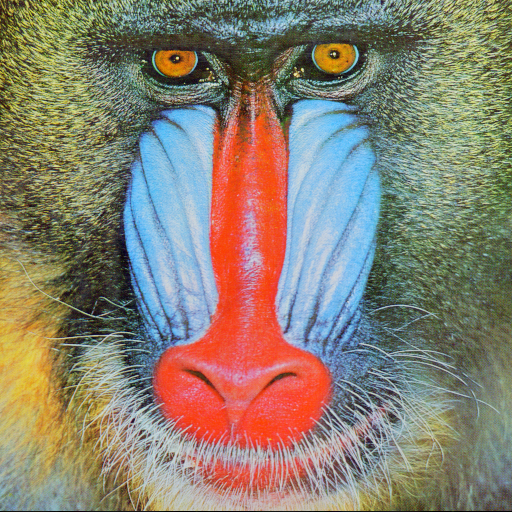
#> input picture pattern-recognition-umarani/Assignment-5/baboon.png, 512 x 512 px
$ jupyter execute A5-Q1.ipynb
#> lines starting #> are read from the running program, lines starting #| are printed output that depends on the picture; long printed decimals are rounded
[cell 1]
# importing libraries
import cv2
import matplotlib.pyplot as plt
import numpy as np

[cell 2]
# reading baboon.png image
img = cv2.imread('baboon.png')
#> img is the input picture: shape (512, 512, 3); mean B, G, R 113.1, 128.9, 137.4
# converting to grayscale
img = cv2.cvtColor(img, cv2.COLOR_BGR2GRAY)
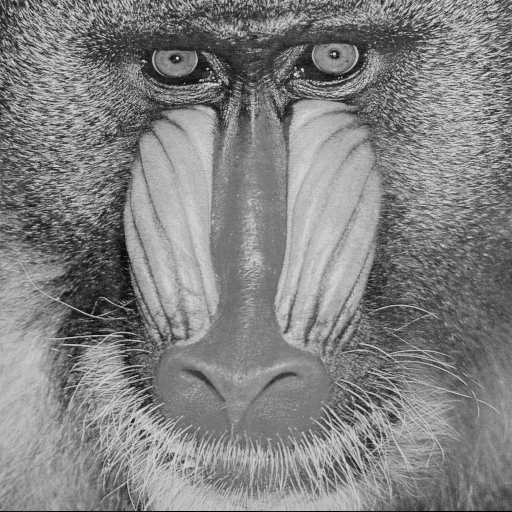
#> img: shape (512, 512); min 0, max 231, mean 129.6

plt.imshow(img,cmap='gray')
print(img.shape)
#| (512, 512)

[cell 3]
# function to find correlation
def correlation(img,filter1,m1,m2):
    temp = np.zeros([img.shape[0]+2*(filter1.shape[0]-1),img.shape[1]+2*(filter1.shape[1]-1)])
#     print(temp.shape,img.shape,filter1.shape)
    for i in range(img.shape[0]):
        for j in range(img.shape[1]):
            temp[i+filter1.shape[0]-1][j+filter1.shape[1]-1]=img[i][j]
    cor=np.zeros([img.shape[0]+filter1.shape[0]-1,img.shape[1]+filter1.shape[1]-1])

    for i in range(img.shape[0]+filter1.shape[0]-1):
        for j in range(img.shape[1]+filter1.shape[1]-1):
            cor[i][j]=np.sum(np.multiply(temp[i:(i+filter1.shape[0]),j:(j+filter1.shape[1])]-m1,filter1-m2))

    return cor

[cell 4]
# reading eye.png(left eye) i.e. image provided in the mail
eye1 = cv2.imread('eye.png')
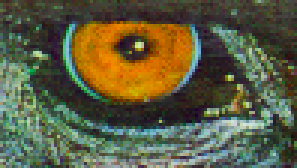
#> input picture pattern-recognition-umarani/Assignment-5/eye.png, 99 x 56 px (shown 3 times larger)
#> eye1 is the input picture: shape (56, 99, 3); mean B, G, R 64.1, 92.5, 93.1
# converting eye.png to grayscale
eye1 = cv2.cvtColor(eye1,cv2.COLOR_BGR2GRAY)
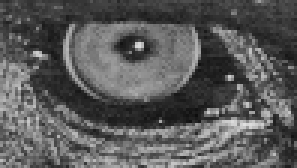
#> eye1: shape (56, 99) (shown 3 times larger); min 13, max 224, mean 89.4

blank1 = np.zeros([eye1.shape[0],eye1.shape[1]], dtype=np.uint8)
meanImg = np.mean(img)
#> meanImg = 129.6
meanEye1 = np.mean(eye1)
#> meanEye1 = 89.42
# print(meanImg)
test1 = correlation(img,eye1,meanImg,meanEye1)
#> after the loop in correlation, `for i in range(img.shape[0]):`:
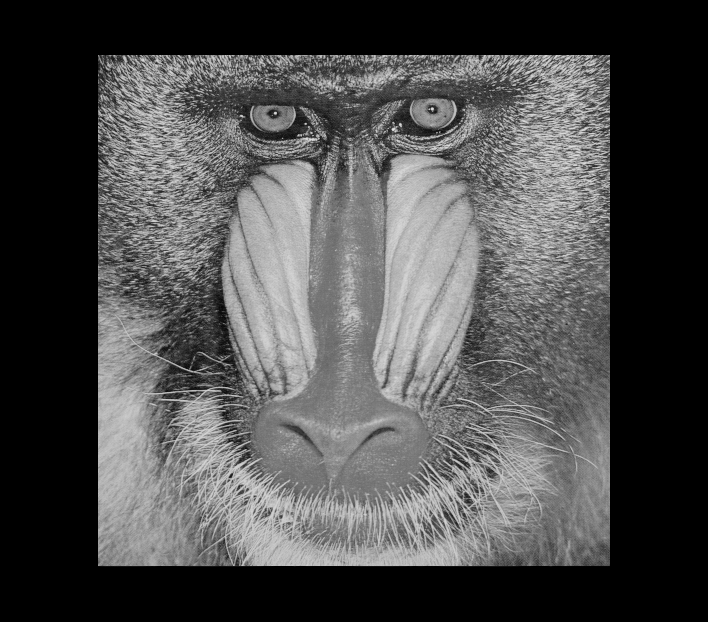
#> temp: shape (622, 708) float64; min 0, max 231, mean 77.2
#> after the loop in correlation, `for i in range(img.shape[0]+filter1.shape[0]-1):`:
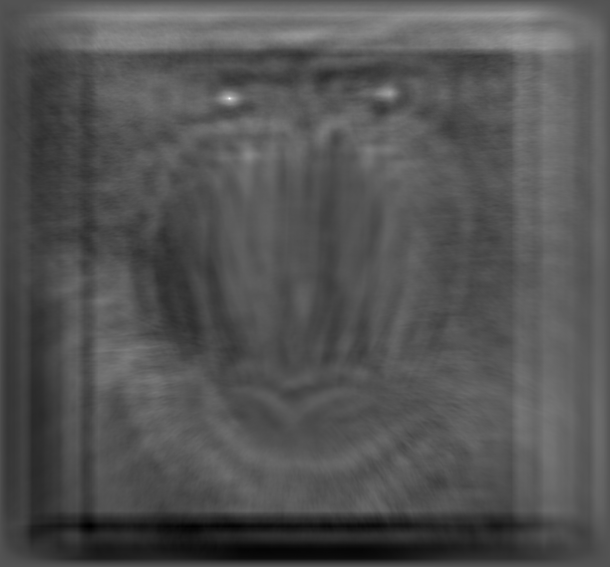
#> cor: shape (567, 610) float64; min -5202559.8, max 10665700.8, mean 0; drawn with min black and max white
# test = test[:,:]
print(np.max(test1))
#| 10665700.833
plt.imshow(test1)

[cell 5]
max1 = np.max(test1)
#> max1 = 10665700.8
loc1=np.where(test1==max1)
#> loc1 = ([98], [229])
print(f"location of left eye is at ({loc1[0][0]},{loc1[1][0]})")
#| location of left eye is at (98,229)

[cell 6]
# reading eye2.png(right eye) i.e. right eye cropped from baboon.png
eye2 = cv2.imread('eye2.png')
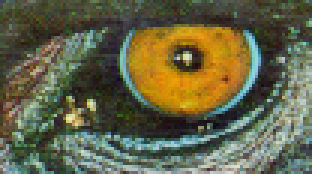
#> input picture pattern-recognition-umarani/Assignment-5/eye2.png, 104 x 58 px (shown 3 times larger)
#> eye2 is the input picture: shape (58, 104, 3); mean B, G, R 71, 99.6, 100
# converting eye2.png to grayscale
eye2 = cv2.cvtColor(eye2,cv2.COLOR_BGR2GRAY)
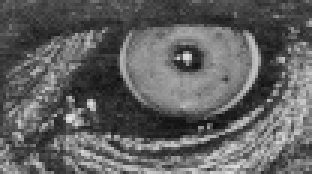
#> eye2: shape (58, 104) (shown 3 times larger); min 13, max 231, mean 96.5

blank2 = np.zeros([eye2.shape[0],eye2.shape[1]], dtype=np.uint8)
meanImg = np.mean(img)
meanEye2 = np.mean(eye2)
#> meanEye2 = 96.46

test2 = correlation(img,eye2,meanImg,meanEye2)
#> call 2 of correlation, with m1 = 129.6, m2 = 96.46
#> after the loop in correlation (call 2), `for i in range(img.shape[0]):`:
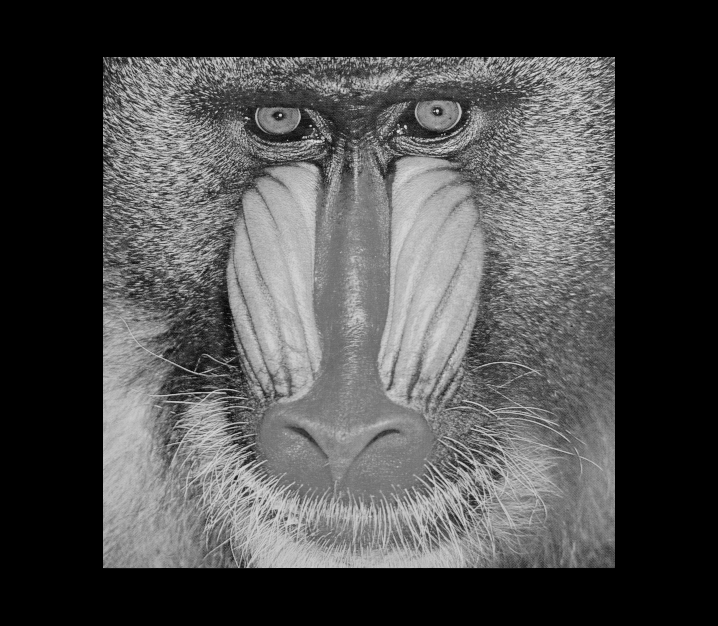
#> temp: shape (626, 718) float64; min 0, max 231, mean 75.6
#> after the loop in correlation (call 2), `for i in range(img.shape[0]+filter1.shape[0]-1):`:
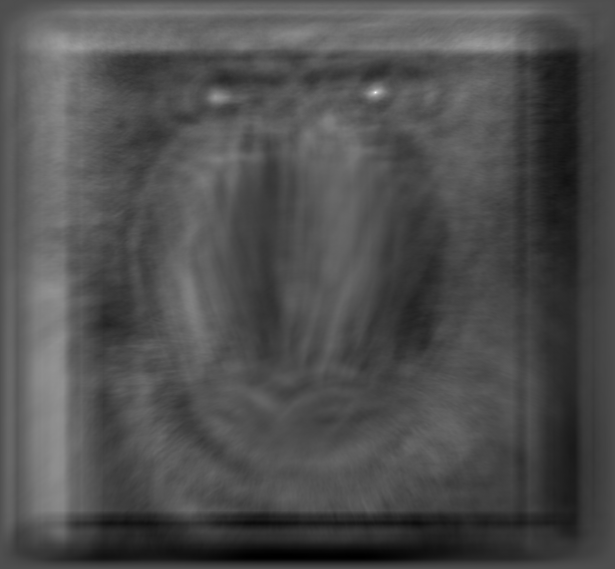
#> cor: shape (569, 615) float64; min -5540444.9, max 12343751.6, mean 0; drawn with min black and max white
print(np.max(test2))
#| 12343751.556
plt.imshow(test2)

[cell 7]
max2 = np.max(test2)
#> max2 = 12343751.6
loc2=np.where(test2==max2)
#> loc2 = ([92], [375])
print(f"location of right eye is at ({loc2[0][0]},{loc2[1][0]})")
#| location of right eye is at (92,375)
